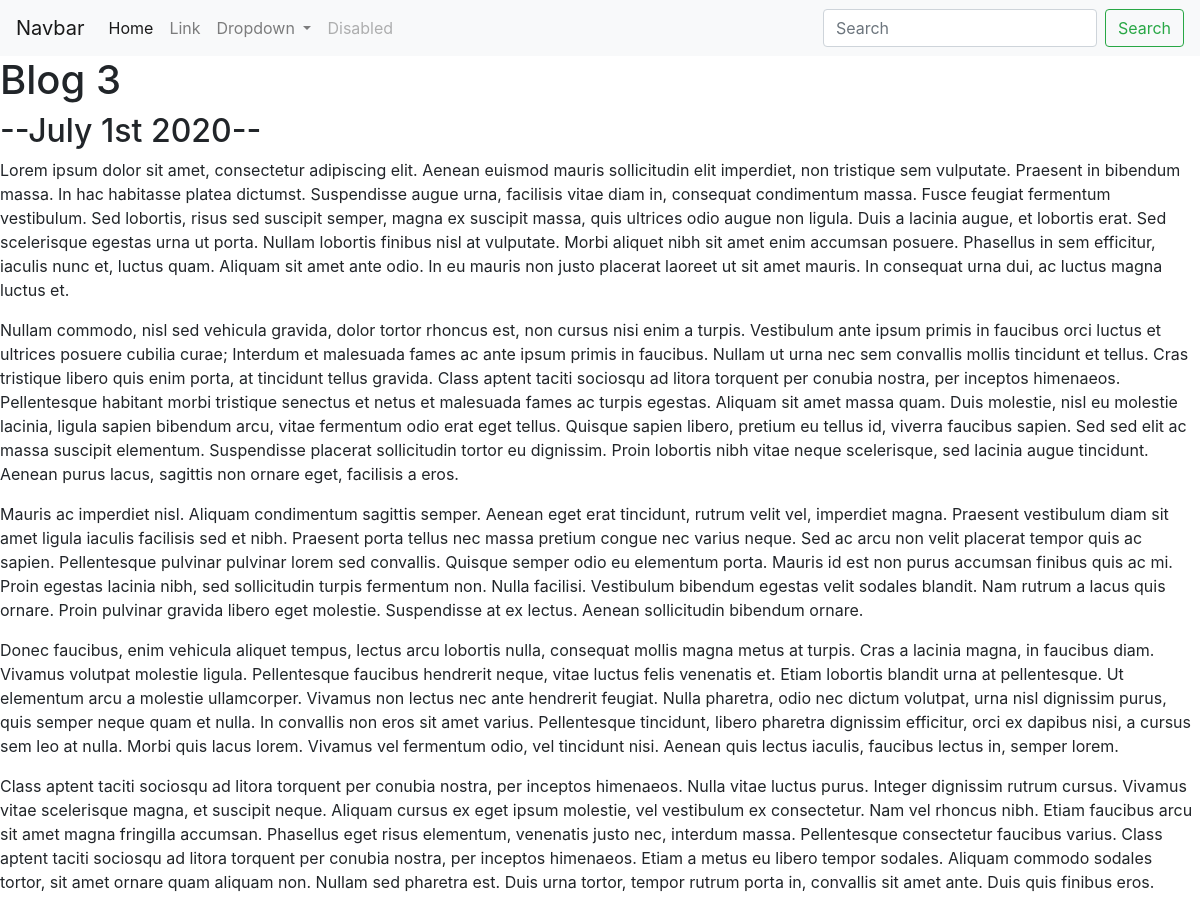
Page /blog/3/ on the committed database.
### blog/models.py (models this page shows, shortened)
class Blog(models.Model):
    title = models.CharField(max_length=200)
    description = models.TextField()
    date = models.DateField()

### blog/views.py (the view)
# urls.py: path('<int:blog_id>/', views.detail, name='detail'),
def detail(request, blog_id):
    blog = get_object_or_404(Blog, pk=blog_id)
    return render(request, 'blog/detail.html', {'blog': blog})

### blog/templates/blog/detail.html
{% extends 'portfolio/base.html' %}
{% block content %}
<h1>{{ blog.title }}</h1>
<h2>--{{blog.date|date:'F jS Y'}}--</h2>
{{ blog.description|safe }}
{% endblock %}

### rows in the picture
Blog: title "Blog 3", date "July 1st 2020", description "Lorem ipsum dolor sit amet, consectetur adipiscing elit. Aenean euismod mauris sollicitudin elit imperdiet, non tristique sem vulputate. Praesent in bibendum massa. In hac habitasse platea dictumst. Suspendisse augue urna, facilisis vitae diam in, consequat condimentum massa. Fusce feugiat fermentum vestibulum. Sed lobortis, risus sed suscipit semper, magna ex suscipit massa, quis ultrices odio augue non ligula. Duis a lacinia augue, et lobortis erat. Sed scelerisque egestas urna ut porta. Nullam lobortis finibus nisl at vulputate. Morbi aliquet nibh sit amet enim accumsan posuere. Phasellus in sem efficitur, iaculis nunc et, luctus quam. Aliquam sit amet ante odio. In eu mauris non justo…"
